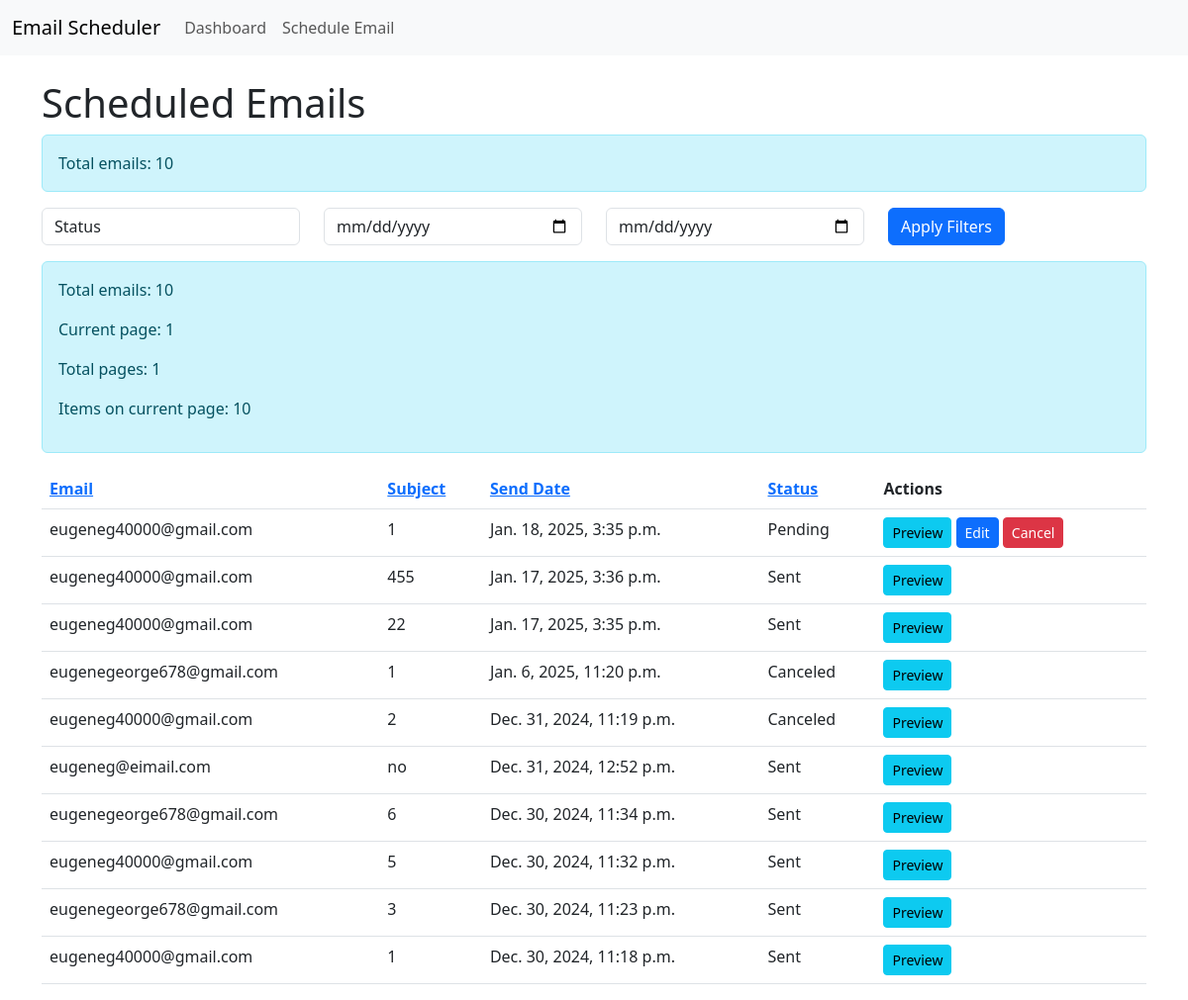
Before: / with the older database file.
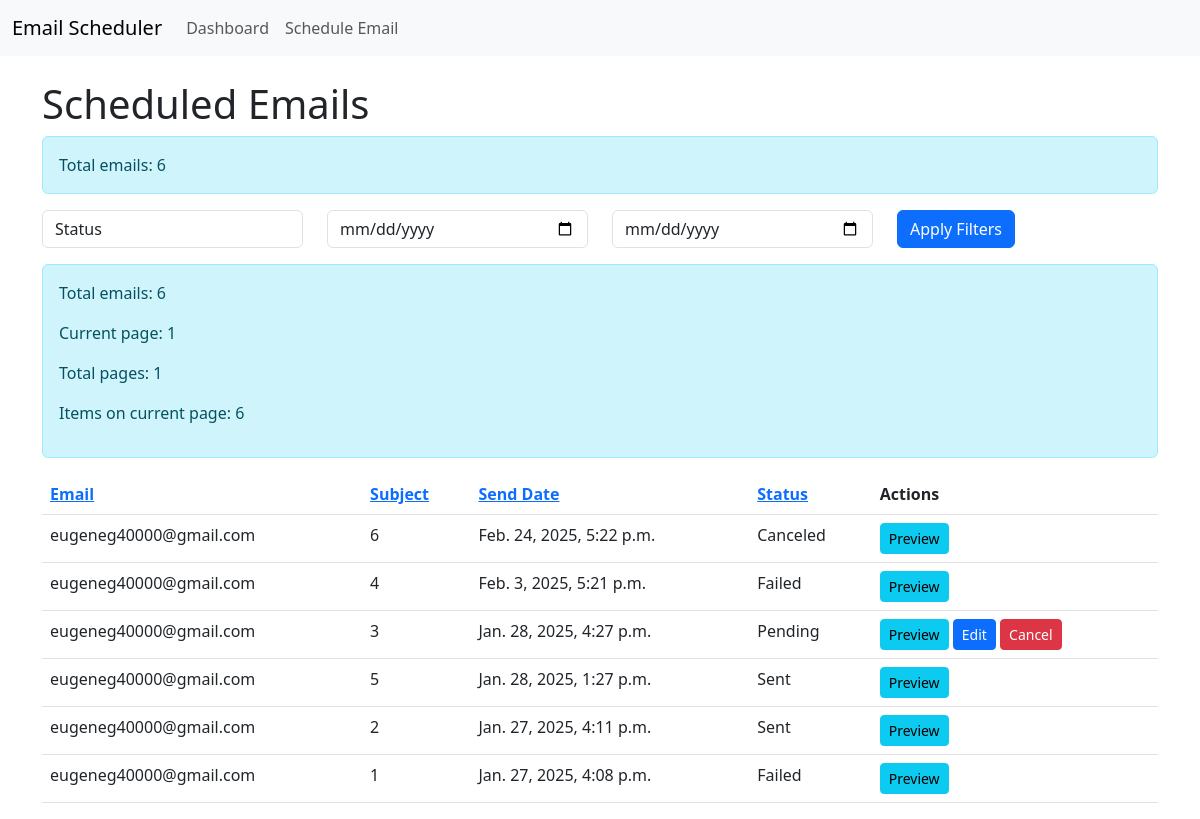
After: the same page with the newer database file.
### email_scheduler/models.py (models this page shows, shortened)
class EmailSchedule(models.Model):
    email = models.EmailField()
    subject = models.CharField(max_length=255)
    message = models.TextField()
    send_date = models.DateTimeField(null=True, blank=True)
    status = models.CharField(max_length=10, choices=[('Pending', 'Pending'), ('Sent', 'Sent'), ('Failed', 'Failed'), ('Canceled', 'Canceled')],default='Pending')
    recurring = models.CharField(max_length=10, choices=[('Daily', 'Daily'), ('Weekly', 'Weekly'), ('Monthly', 'Monthly')], blank=True, null=True)
    template = models.ForeignKey(EmailTemplate, on_delete=models.SET_NULL, null=True, blank=True)
    created_at = models.DateTimeField(auto_now_add=True)
    updated_at = models.DateTimeField(auto_now=True)
    class Meta:
        ordering = ['-created_at']  # Default ordering
        indexes = [
            models.Index(fields=['send_date']),
            models.Index(fields=['status']),
            models.Index(fields=['created_at']),
        ]
    RECURRING_INTERVALS = {
        'Daily': lambda date: date + timedelta(days=1),
        'Weekly': lambda date: date + timedelta(weeks=1),
        'Monthly': lambda date: date + timedelta(weeks=4),
    }

### email_scheduler/views.py (the view)
# urls.py: path('', views.email_dashboard, name='email_dashboard'),
def email_dashboard(request):
    params = request.GET
    status = params.get('status', '')
    start_date = params.get('start_date', '')
    end_date = params.get('end_date', '')
    sort_by = params.get('sort_by', 'send_date')
    sort_order = params.get('sort_order', 'desc')
    page = params.get('page', '1')
    emails = list(EmailSchedule.objects.all())
    if status:
        emails = [e for e in emails if e.status == status]
    def parse_date(date_str):
        try:
            return timezone.datetime.strptime(date_str, '%Y-%m-%d').date()
        except (ValueError, TypeError):
            return None
    start = parse_date(start_date)
    end = parse_date(end_date)
    if start:
        emails = [e for e in emails if e.send_date and e.send_date.date() >= start]
    if end:
        emails = [e for e in emails if e.send_date and e.send_date.date() <= end]
    emails.sort(
        key=lambda x: getattr(x, sort_by) or '',
        reverse=(sort_order == 'desc')
    )
    try:
        paginator = Paginator(emails, 10)
        page_obj = paginator.get_page(page)
    except Exception as e:
        logger.error(f"Pagination error: {e}")
        page_obj = []
    return render(request, 'email_dashboard.html', {
        'page_obj': page_obj,
        'status': status,
        'start_date': start,
        'end_date': end,
        'sort_by': sort_by,
        'sort_order': sort_order,
        'total_emails': len(emails),
        'page_range': paginator.page_range if 'paginator' in locals() else range(1),
    })

### email_scheduler/templates/email_dashboard.html (shortened to what this page needs)
{% extends 'base.html' %}
{% block content %}
<h1>Scheduled Emails</h1>
<div class="alert alert-info">
    Total emails: {{ total_emails }}
</div>
<form method="get" class="mb-3 row">
    <div class="col-md-3">
        <select name="status" class="form-control">
            <option value="">Status</option>
        </select>
    </div>
    <div class="col-md-3">
        <input type="date" name="start_date" class="form-control" value="{{ start_date }}" placeholder="Start Date">
    </div>
    <div class="col-md-3">
        <input type="date" name="end_date" class="form-control" value="{{ end_date }}" placeholder="End Date">
    </div>
    <div class="col-md-3">
        <button type="submit" class="btn btn-primary">Apply Filters</button>
    </div>
</form>
<div class="alert alert-info">
    <p>Total emails: {{ total_emails }}</p>
    <p>Current page: {{ page_obj.number }}</p>
    <p>Total pages: {{ page_obj.paginator.num_pages }}</p>
    <p>Items on current page: {{ page_obj|length }}</p>
</div>
{% if total_emails > 0 %}
    <table class="table">
        <thead>
            <tr>
                <th>
                    <a href="?status={{ status }}&start_date={{ start_date }}&end_date={{ end_date }}&sort_by=email&sort_order={% if sort_by == 'email' and sort_order == 'asc' %}desc{% else %}asc{% endif %}"
                       class="{% if sort_by == 'email' %}text-primary{% endif %}">
                        Email
                    </a>
                </th>
                <th>
                    <a href="?status={{ status }}&start_date={{ start_date }}&end_date={{ end_date }}&sort_by=subject&sort_order={% if sort_by == 'subject' and sort_order == 'asc' %}desc{% else %}asc{% endif %}"
                       class="{% if sort_by == 'subject' %}text-primary{% endif %}">
                        Subject
                    </a>
                </th>
                <th>
                    <a href="?status={{ status }}&start_date={{ start_date }}&end_date={{ end_date }}&sort_by=send_date&sort_order={% if sort_by == 'send_date' and sort_order == 'asc' %}desc{% else %}asc{% endif %}"
                       class="{% if sort_by == 'send_date' %}text-primary{% endif %}">
                        Send Date
                    </a>
                </th>
                <th>
                    <a href="?status={{ status }}&start_date={{ start_date }}&end_date={{ end_date }}&sort_by=status&sort_order={% if sort_by == 'status' and sort_order == 'asc' %}desc{% else %}asc{% endif %}"
                       class="{% if sort_by == 'status' %}text-primary{% endif %}">
                        Status
                    </a>
                </th>
                <th>Actions</th>
            </tr>
        </thead>
        <tbody>
            {% for email in page_obj %}
            <tr>
                <td>{{ email.email }}</td>
                <td>{{ email.subject }}</td>
                <td>{{ email.send_date }}</td>
                <td id="email-status-{{ email.id }}">{{ email.status }}</td>
                <td>
                    <button class="btn btn-info btn-sm preview-email-btn" data-bs-toggle="modal" data-bs-target="#previewModal" data-email-id="{{ email.id }}">
                        Preview
                    </button>
                    {% if email.status == 'Pending' %}
                    <a class="btn btn-primary btn-sm" id="edit-button-{{ email.id }}" href="{% url 'edit_email' email.id %}">Edit</a>
                    <a class="btn btn-danger btn-sm" id="cancel-button-{{ email.id }}" href="{% url 'delete_email' email.id %}">Cancel</a>
                    {% endif %}
                </td>
            </tr>
            {% endfor %}
        </tbody>
    </table>
{% else %}
    <div class="alert alert-warning">
        No emails found matching your criteria.
    </div>
{% endif %}
{% endblock %}

### email_scheduler/templates/base.html (shortened to what this page needs)
<!DOCTYPE html>
<html lang="en">
<head>
    <link rel="stylesheet" href="https://cdn.jsdelivr.net/npm/bootstrap@5.3.0-alpha1/dist/css/bootstrap.min.css">
</head>
<body>
    <nav class="navbar navbar-expand-lg navbar-light bg-light">
        <div class="container-fluid">
            <a class="navbar-brand" href="{% url 'email_dashboard' %}">Email Scheduler</a>
            <div class="collapse navbar-collapse" id="navbarNav">
                <ul class="navbar-nav">
                    <li class="nav-item">
                        <a class="nav-link" href="{% url 'email_dashboard' %}">Dashboard</a>
                    </li>
                    <li class="nav-item">
                        <a class="nav-link" href="{% url 'schedule_email' %}">Schedule Email</a>
                    </li>
                </ul>
            </div>
        </div>
    </nav>
    <div class="container mt-4">
        {% block content %}
        {% endblock %}
    </div>
</body>
</html>

Changed rows visible on the page:
removed EmailSchedule: email "eugeneg40000@gmail.com", subject "1", send_date "Jan. 18, 2025, 3:35 p.m.", status "Pending"
removed EmailSchedule: email "eugeneg40000@gmail.com", subject "455", send_date "Jan. 17, 2025, 3:36 p.m.", status "Sent"
removed EmailSchedule: email "eugeneg40000@gmail.com", subject "22", send_date "Jan. 17, 2025, 3:35 p.m.", status "Sent"
removed EmailSchedule: email "eugeneg@eimail.com", subject "no", send_date "Dec. 31, 2024, 12:52 p.m.", status "Sent"
changed EmailSchedule: subject "5" → "6"; send_date "Dec. 30, 2024, 11:32 p.m." → "Feb. 24, 2025, 5:22 p.m."; status "Sent" → "Canceled"
changed EmailSchedule: email "eugenegeorge678@gmail.com" → "eugeneg40000@gmail.com"; subject "3" → "4"; send_date "Dec. 30, 2024, 11:23 p.m." → "Feb. 3, 2025, 5:21 p.m."; status "Sent" → "Failed"
changed EmailSchedule: email "eugenegeorge678@gmail.com" → "eugeneg40000@gmail.com"; subject "1" → "3"; send_date "Jan. 6, 2025, 11:20 p.m." → "Jan. 28, 2025, 4:27 p.m."; status "Canceled" → "Pending"; now shows "Edit Cancel"; moves down the list
changed EmailSchedule: email "eugenegeorge678@gmail.com" → "eugeneg40000@gmail.com"; subject "6" → "5"; send_date "Dec. 30, 2024, 11:34 p.m." → "Jan. 28, 2025, 1:27 p.m."; moves down the list
changed EmailSchedule: send_date "Dec. 31, 2024, 11:19 p.m." → "Jan. 27, 2025, 4:11 p.m."; status "Canceled" → "Sent"; moves down the list
changed EmailSchedule: send_date "Dec. 30, 2024, 11:18 p.m." → "Jan. 27, 2025, 4:08 p.m."; status "Sent" → "Failed"
Other visible differences:
{{ total_emails }}: "10" → "6"
{{ page_obj|length }}: "10" → "6"
